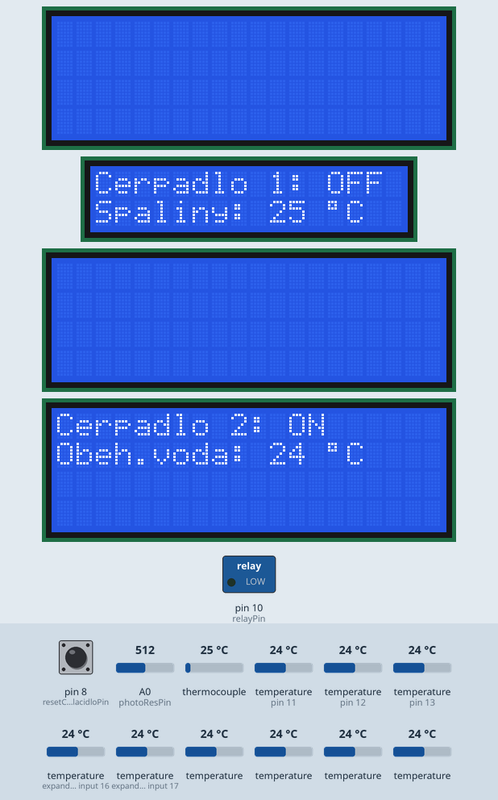
Bench run of a sketch on a simulated Arduino Uno, built with avr-gcc and run on an emulated ATmega328P. On the bench: 3 × 20×4 character LCD, 16×2 character LCD, switched loads named in the sketch (green lamp = pin HIGH). Inputs (shaded band) come from the test bench; at power-on: thermocouple 25 °C, A0 (photoResPin) = 512, pin 8 (resetCerpadloTlacidloPin) LOW, temperature (sensors on pin 11, pin 12, pin 13, expander input 16, expander input 17) 24 °C, temperature 24 °C. What the sketch prints to the serial monitor is not drawn.

Above: at 1.5 s.
1.6 s: thermocouple set to 246 °C
At 5.4 s:
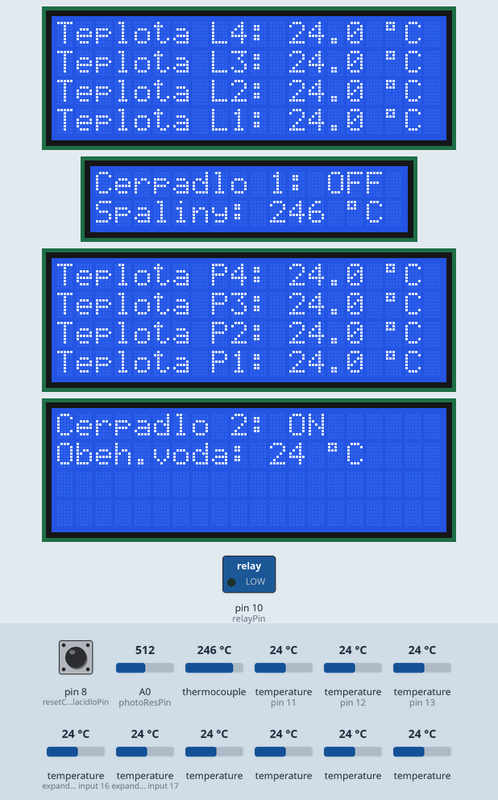
5.8 s: thermocouple set to 255 °C
At 8.1 s:
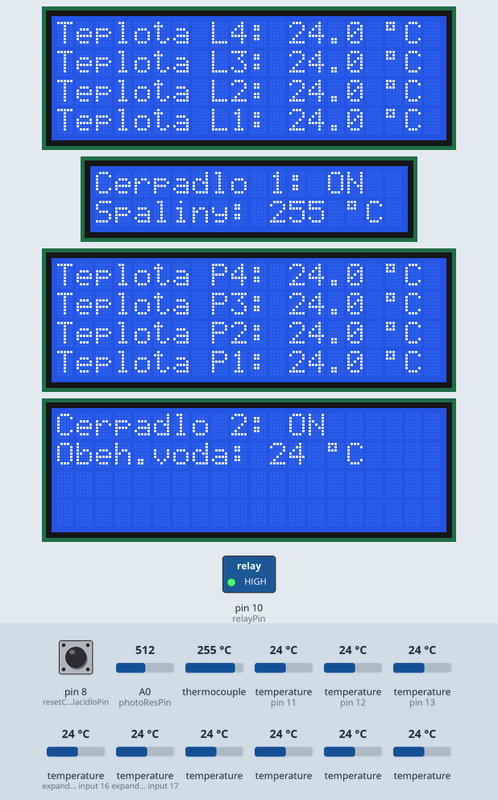
8.9 s: A0 (photoResPin) set to 310
11.6 s: A0 (photoResPin) set to 289
At 14.1 s:
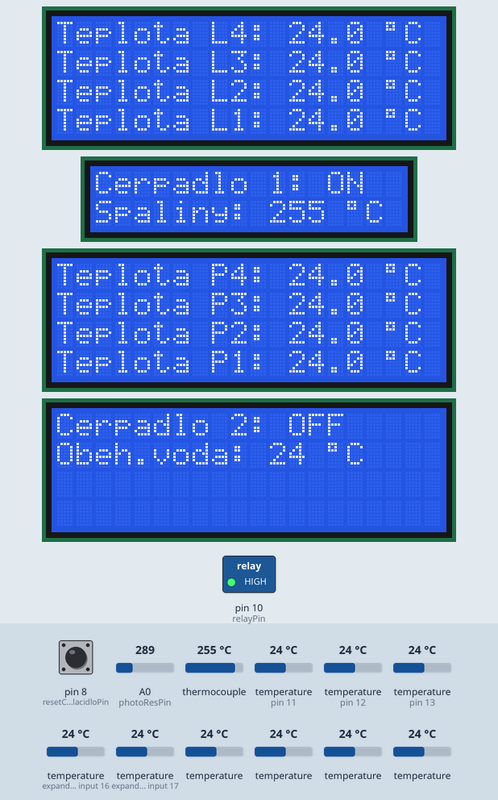
15.0 s: thermocouple set to 85 °C
At 17.2 s:
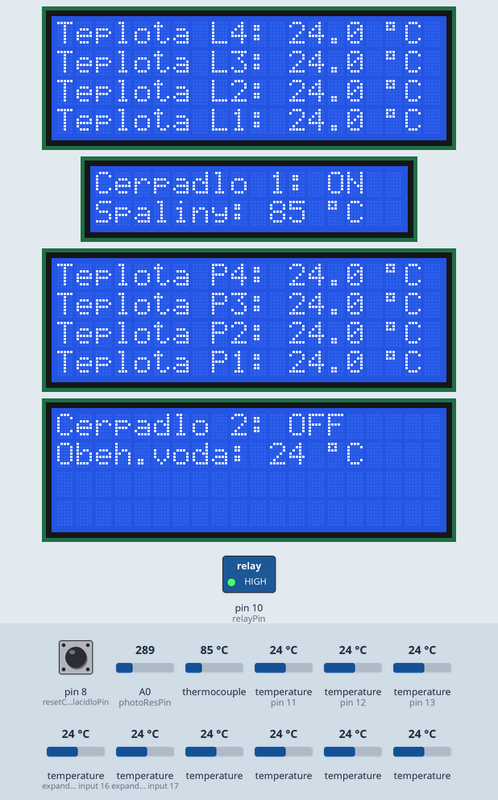
18.2 s: thermocouple set to 74 °C
At 21.1 s:
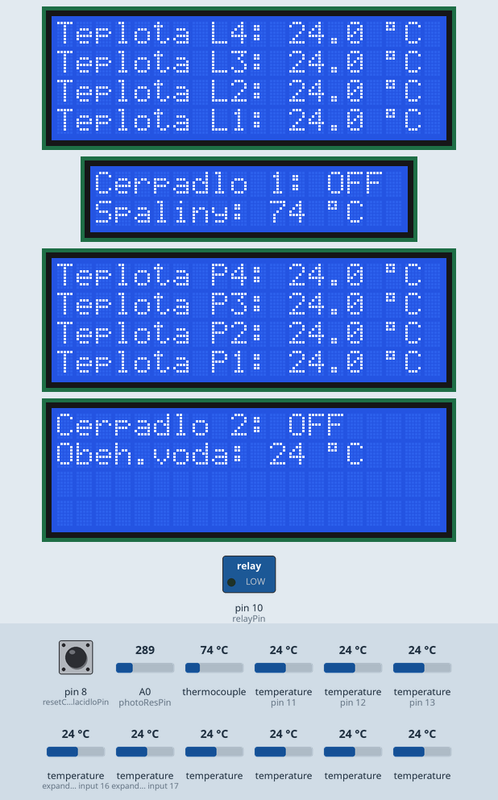
Timing chart, 0 to 22.3 s (numbered marks = the images above; inputs shaded):
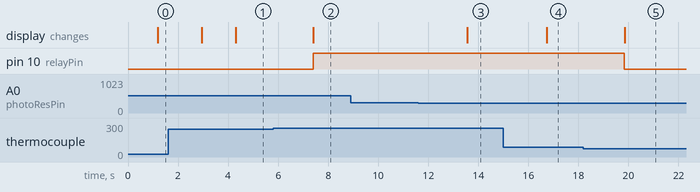

The sketch:

brezovo_pivnica.ino
```cpp
#include <OneWire.h>      // zahrnuté knižnice, ktoré program používa
#include <DallasTemperature.h>
#include <Wire.h>
#include <LiquidCrystal_I2C.h>
#include <max6675.h>
#include <math.h>

//PIXEL ART----------------------------------------------------------------------------------
byte LeftFace[8] =
{
0b00011,
0b00100,
0b01010,
0b01000,
0b01010,
0b01011,
0b00100,
0b00011
};

byte RightFace[8] =
{
0b11000,
0b00100,
0b01010,
0b00010,
0b01010,
0b11010,
0b00100,
0b11000
};
//PIXEL ART END------------------------------------------------------------------------------


const byte senzorPinLava = 12;    /*nastavenie hodnoty premennej senzorPin ako 12, lebo dátový
                              kábel senzorov je pripojený do pinu 12. Keby sme kábel
                              pripojili k inému pinu, číslo treba zmeniť.
                              const -> konštantná, nemeniaca sa premenná
                              byte -> premenná zaberá 1 byte (8 bitov) RAM pamäte*/
const byte senzorPinPrava = 13;

const byte teplomerPinCerpadlo2 = 11;

const byte photoResPin = A0;

const byte relayPin = 10;
bool rel_zopnute = false;

const byte tempPinSO = 2;   //serial out pin
const byte tempPinCS = 3;   //chip select pin
const byte tempPinSCK = 4;  //serial clock pin

const byte resetCerpadloTlacidloPin = 8;

MAX6675 TeplomerSpaliny(tempPinSCK, tempPinCS, tempPinSO);  // create instance object of MAX6675

LiquidCrystal_I2C lcd1(0x27, 20, 4);  /* nastavenie displeja pomocou I2C komunikácie
                                                                 a použitím knižnice LiquidCrystal_I2C
                                                                 !!! TOTO NASTAVENIE NEMENIŤ !!!*/
LiquidCrystal_I2C lcd2(0x26, 16, 2); //displej vlavo dole
LiquidCrystal_I2C lcd3(0x25, 20, 4); // žltý displej vpmaravo hore
LiquidCrystal_I2C lcd4(0x23, 20, 4); //displej vpravo dole
//LiquidCrystal_I2C lcd4(0x23, 2, 1, 0, 4, 5, 6, 7, 3, POSITIVE); //displej vpravo dole
//LiquidCrystal_I2C lcd1 (0x27, 20, 4);

OneWire oneWire(senzorPinLava);     //pomocou knižnice OneWire zapíše dáta z pinu 12(senzorPin) do premennej "oneWire"
DallasTemperature senzoryL(&oneWire);  //pomocou knižnice  a premennej "oneWire" DallasTemperatue vytvorí premennú "senzory"

OneWire twoWire(senzorPinPrava);
DallasTemperature senzoryP(&twoWire);

OneWire wireCerpadlo2(teplomerPinCerpadlo2);
DallasTemperature teplomerCerpadlo2(&wireCerpadlo2);

void setup() {    //časť setup sa vykoná raz, na začiatku programu
  Serial.begin(9600);     //zaháji komunikáciu so seriálovým monitorom (užitočné pri hľadaní chýb v programe)
  senzoryL.begin();       //zaháji komunikáciu so senzormi
  senzoryP.begin();
  lcd1.init();        //zaháji komunikáciu s displejom, a nastaví ho na 20 stĺpcov a 4 riadky
  lcd1.init();
  lcd2.init();
  lcd3.init();
  lcd4.init();

  lcd1.backlight();        //zapne podsvietenie displeja
  lcd2.backlight();
  lcd3.backlight();
  lcd4.backlight();

  //lcd2.createChar(0,LeftFace);
  //lcd2.createChar(1,RightFace);

  pinMode(photoResPin, INPUT);
  pinMode(relayPin, OUTPUT);
  pinMode(resetCerpadloTlacidloPin, INPUT);
}

void loop() {   //časť loop sa bude opakovať donekonečna, asi 4000 krát za sekundu

  String stupneZnak = String(char(223));

  lcd4.setCursor(0,0);
  teplomerCerpadlo2.requestTemperatures();
  Serial.println(analogRead(photoResPin));

  if (analogRead(photoResPin) > 300){  // hodnota medzi 0 a 1024
    lcd4.print("Cerpadlo 2: ON ");
  }
  else{
    lcd4.print("Cerpadlo 2: OFF");
  }
  int teplotaCerpadlo2 = round(teplomerCerpadlo2.getTempCByIndex(0));
  Serial.println(teplotaCerpadlo2);
  lcd4.setCursor(0,1);
  lcd4.print("Obeh.voda:");
  lcd4.setCursor(11,1);
  lcd4.print(String(teplotaCerpadlo2) + " " + stupneZnak + "C    ");
  //lcd4.setCursor(16,1);
  //lcd4.print(" " + stupneZnak + "C ");
  lcd4.setCursor(0,2);
  Serial.println(rel_zopnute);
  if(digitalRead(resetCerpadloTlacidloPin) == HIGH){
    Serial.println("prepinam");
    rel_zopnute = !rel_zopnute;
    while(digitalRead(resetCerpadloTlacidloPin) == HIGH){}
  }


  /*
  //pixel art
  lcd2.setCursor(14,0);
  lcd2.write(byte(0));
  lcd2.setCursor(15,0);
  lcd2.write(byte(1));

  //pixel art*/

  lcd2.setCursor(0,1);
  int teplotaSpaliny = round(TeplomerSpaliny.readCelsius());
  lcd2.print("Spaliny: " + String(teplotaSpaliny) + " " + stupneZnak +"C ");

  lcd2.setCursor(0,0);
  //Serial.println(digitalRead(relayPin));
  if(!rel_zopnute){
    if(teplotaSpaliny > 250){
      digitalWrite(relayPin, HIGH);
      rel_zopnute = true;
      lcd2.print("Cerpadlo 1: ON ");
    }
    else{
      digitalWrite(relayPin, LOW);
      rel_zopnute = false;
      lcd2.print("Cerpadlo 1: OFF");
    }
  }
  else{
    if(teplotaSpaliny < 80){
      digitalWrite(relayPin, LOW);
      rel_zopnute = false;
      lcd2.print("Cerpadlo 1: OFF");
    }
    else{
      digitalWrite(relayPin, HIGH);
      rel_zopnute = true;
      lcd2.print("Cerpadlo 1: ON ");
    }
  }

  senzoryL.requestTemperatures();    //vypýta si dáta od senzorov
  senzoryP.requestTemperatures();
  for (byte x = 0; x < 4; x++)      //4 krát zopakuje nasledujúce kroky (4 krát preto, lebo sú 4 riadky displeja)
  {
    /*
    lcd1.setCursor(0,x);           //nastaví kurzor displeja na 1 stĺpec a (x+1)-tý riadok
    lcd1.print("Teplota L" + String(4 - x) + ":");    //na x-tý riadok napíše text
    lcd1.setCursor(12,x);          //nastaví kurzor displeja na 12 stĺpec a (x+1)-tý riadok
    lcd1.print(senzoryL.getTempCByIndex(3 - x),1);        //napíše teplotu x-tého senzora v stupňoch Celzia
    lcd1.setCursor(16,x);          //nastaví kurzor displeja na 17 stĺpec a (x+1)-tý riadok
    lcd1.print(" " + stupneZnak + "C ");            //vyplní to medzerami (iba preto, lebo keď dôjde k chybe, tak sa to opraví)
    */

    lcd1.setCursor(0,x);           //nastaví kurzor displeja na 1 stĺpec a (x+1)-tý riadok
    lcd1.print("Teplota L" + String(4 - x) + ":");    //na x-tý riadok napíše text
    lcd1.setCursor(12,x);          //nastaví kurzor displeja na 12 stĺpec a (x+1)-tý riadok
    lcd1.print(senzoryL.getTempCByIndex(3 - x),1);        //napíše teplotu x-tého senzora v stupňoch Celzia
    lcd1.setCursor(16,x);          //nastaví kurzor displeja na 17 stĺpec a (x+1)-tý riadok
    lcd1.print(" " + stupneZnak + "C ");            //vyplní to medzerami (iba preto, lebo keď dôjde k chybe, tak sa to opraví)
  }

    lcd3.setCursor(0,0);
    lcd3.print("Teplota P4:");
    lcd3.setCursor(12,0);
    lcd3.print(senzoryP.getTempCByIndex(3),1);
    lcd3.setCursor(16,0);
    lcd3.print(" " + stupneZnak + "C ");

    lcd3.setCursor(0,1);
    lcd3.print("Teplota P3:");
    lcd3.setCursor(12,1);
    lcd3.print(senzoryP.getTempCByIndex(1),1);
    lcd3.setCursor(16,1);
    lcd3.print(" " + stupneZnak + "C ");

    lcd3.setCursor(0,2);
    lcd3.print("Teplota P2:");
    lcd3.setCursor(12,2);
    lcd3.print(senzoryP.getTempCByIndex(0),1);
    lcd3.setCursor(16,2);
    lcd3.print(" " + stupneZnak + "C ");

    lcd3.setCursor(0,3);
    lcd3.print("Teplota P1:");
    lcd3.setCursor(12,3);
    lcd3.print(senzoryP.getTempCByIndex(2),1);
    lcd3.setCursor(16,3);
    lcd3.print(" " + stupneZnak + "C ");

  delay(500);    //počká pol sekundy (500 milisekúnd) pred ďalším pokračovaním programu
}
```

Measured:
- the behaviour switches between 250 and 251 °C on thermocouple (found by bisection; images 1 and 2)
- the behaviour switches between 301 and 300 on A0 (photoResPin) (found by bisection; images 2 and 3)
- the behaviour switches between 80 and 79 °C on thermocouple (found by bisection; images 4 and 5)
- after the input at 1.6 s, the display: first differs from a run without the input after 2.7 s (image 1)
- after the input at 5.8 s, pin 10 (relayPin): LOW → HIGH after 1.6 s; the display: changes after 1.6 s (image 2)
- after the input at 8.9 s, every drawn part: stays the same
- after the input at 11.6 s, the display: changes after 1.9 s (image 3)
- after the input at 15.0 s, the display: changes after 1.7 s (image 4)
- after the input at 18.2 s, pin 10 (relayPin): HIGH → LOW after 1.6 s; the display: changes after 1.6 s (image 5)
